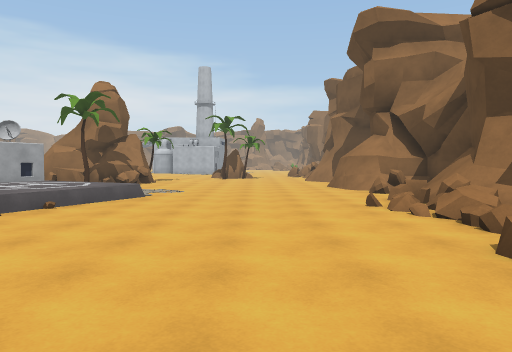
[1] (above)

24 first-person views from a walk through a Unity game level. The camera is 1.5 m above the floor, tilts 2° down and sees 70° across. The floor is counted in squares, 2 m on a side. Each view is taken from the middle of a square. On the plan, view 1 faces up. The plan holds only what a view shows up to about 11 squares ahead; the rest is blank. The place goes on beyond the plan. Some animated figures are left out.

[2]
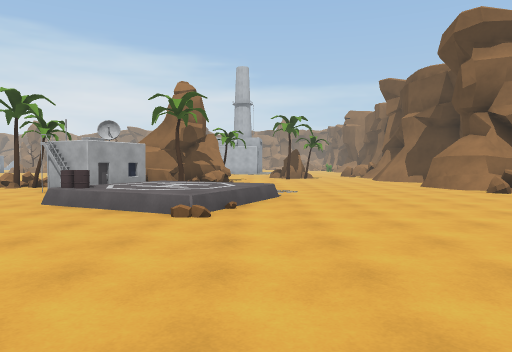

[3]
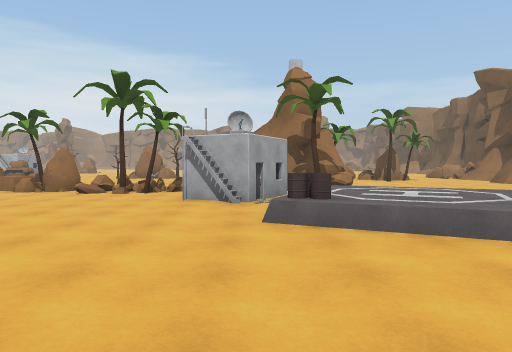

[4]
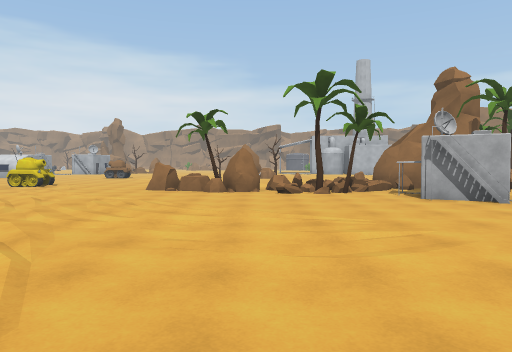

[5]
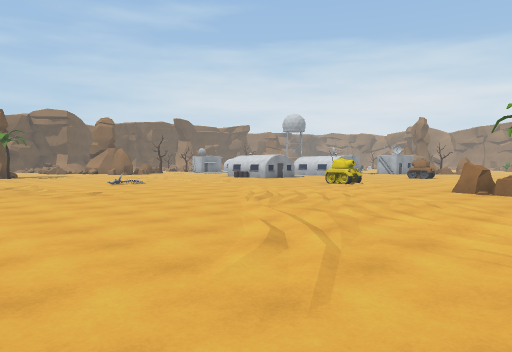

[6]
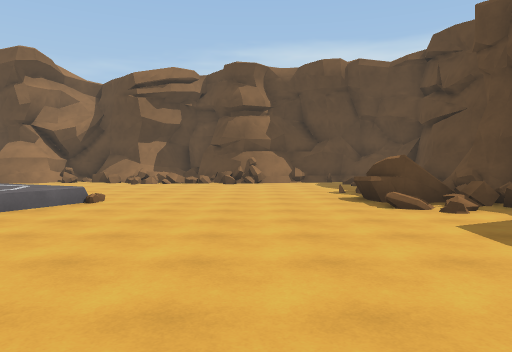

[7]
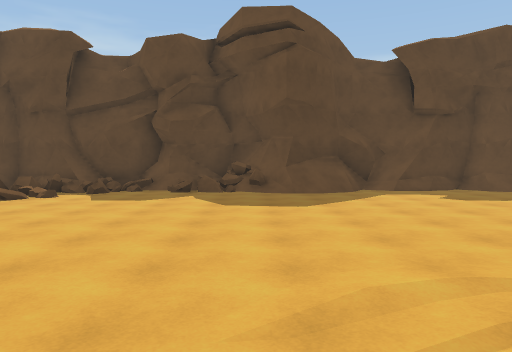

[8]
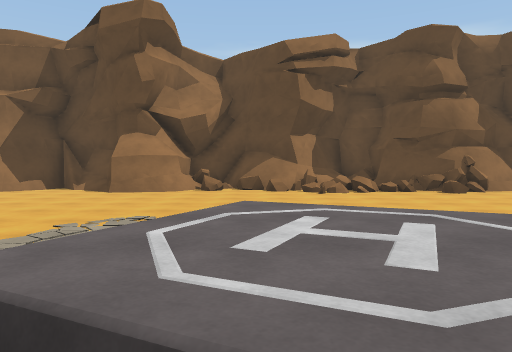

[9]
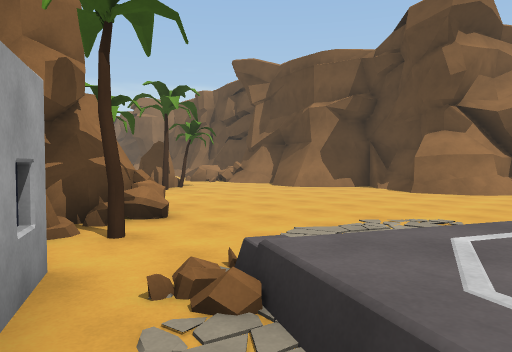

[10]
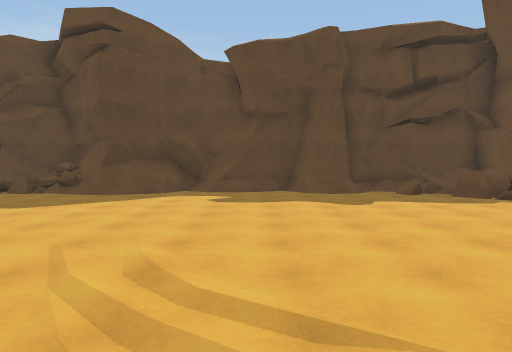

[11]
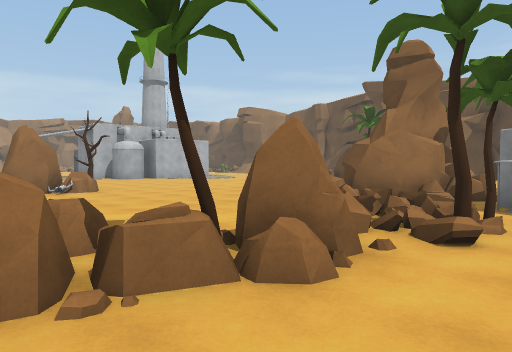

[12]
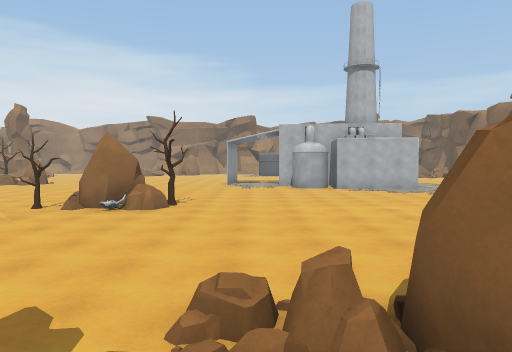

[13]
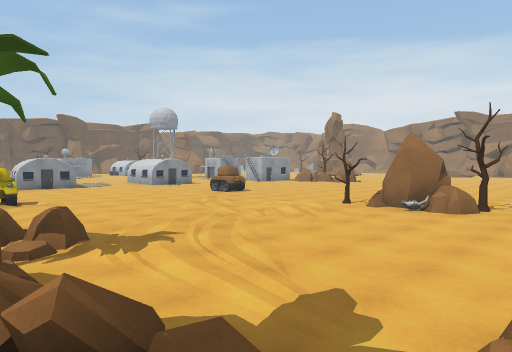

[14]
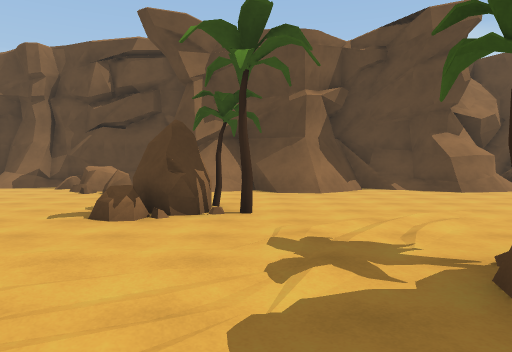

[15]
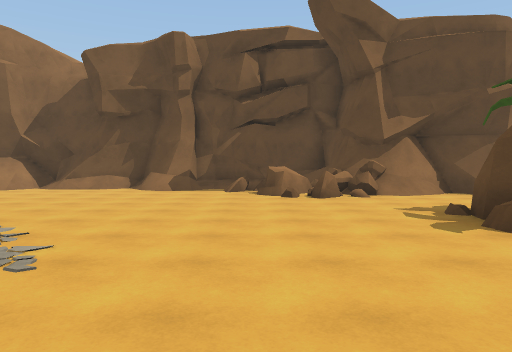

[16]
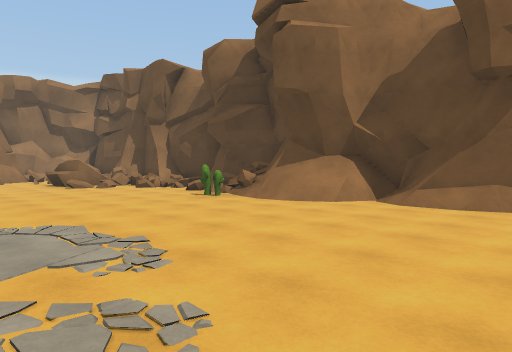

[17]
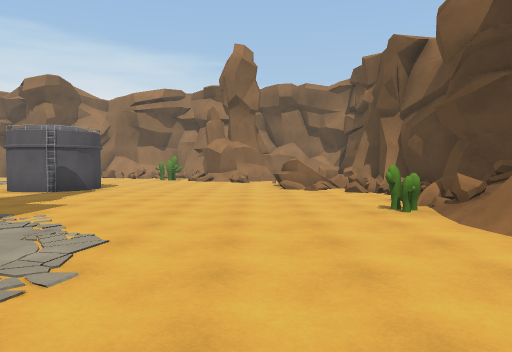

[18]
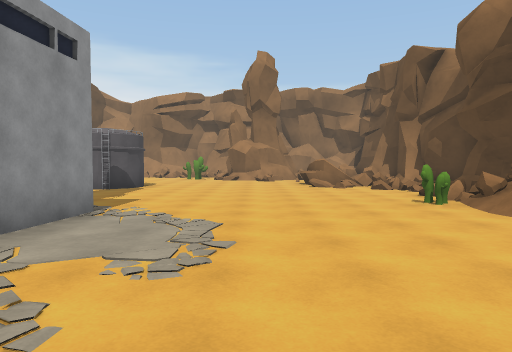

[19]
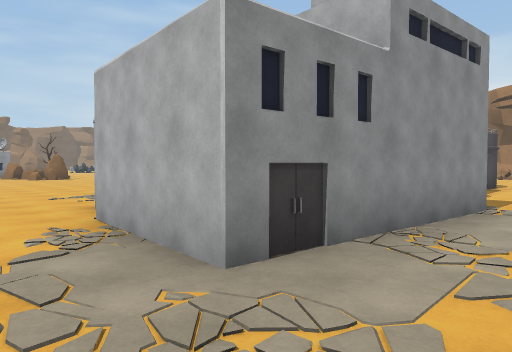

[20]
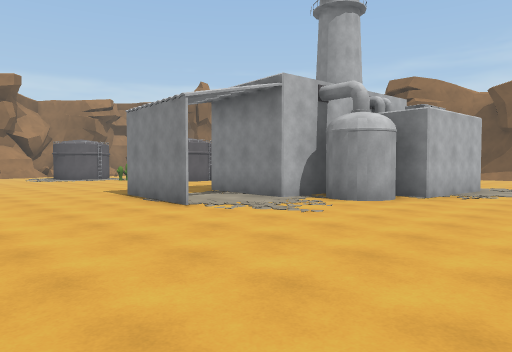

[21]
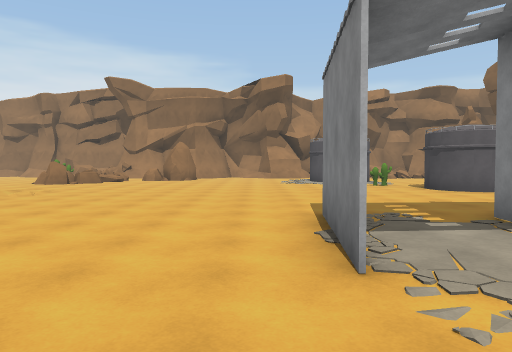

[22]
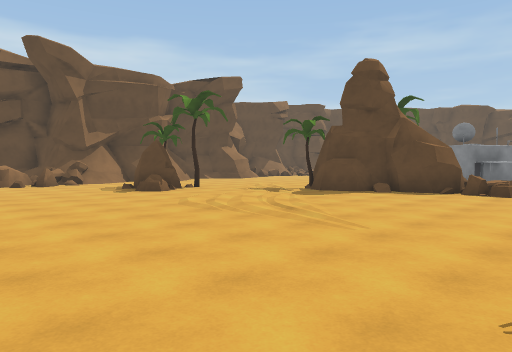

[23]
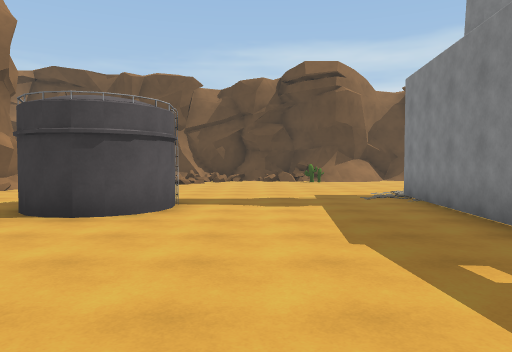

[24]
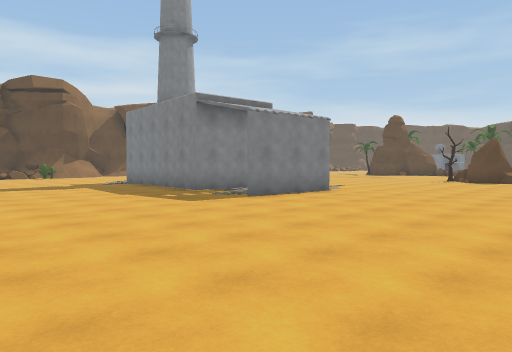

### Floor plan
Key: @ floor where view 1 was taken; # wall or solid block; x gap in a wall; . main floor; : floor 0.25 m higher than the main floor; + floor 0.5 m higher than the main floor; / step, stairs or slope; = window, fence, low wall or low ledge; ^ raised ledge; T tree; B building; R rock; A tank; C cactus.
Columns run from 24 left of view 1 to 6 right of it. Each row starts with its distance up from view 1.
 37       .......... .###.....##=#
 36       .............##......#=##
 35        .....................=##
 34        ....................../#
 33         ....................=##
 32          ..................CC=#
 31          .....#..##........./##
 30          .....#..#####....../#
 29          .....#.##   #....../##
 28           ......###  #......./#
 27           ...... ##  #.......##
 26           ........####.......#
 25           ...................#
 24           ...................#
 23         ... .................#
 22         ...  ..............==#
 21         ...RRT............=^=#
 20        ...TRRR............####
 19       ..../...........RR...##
 18      ....//............T.../#
 17     ...................T...##
 16    ........................##
 15    ...............##T......##
 14     .A..../....R#####.......#
 13      ....RR//=:=####^.......#
 12      .....RTR=//==^T.......##
 11      .........T.BB.........##
 10      ...........BB//......./#
  9    .............BB/+.......=#
  8   ................++++......##
  7  .................x+#=.....=##
  6 ................../==......==
  5 ....................=......x:
  4 ...........................##
  3     ......................=##
  2      ......................##
  1      ..................... /#
  0     ................=...@   #
 -1     =...............#  ..
 -2    #^=......//....#==
 -3   ^////#.##//#===#=######
 -4   ^#^##############    ##

Positions as (right, up) in squares from view 1, and headings:
1: (0, 0), facing up
2: (-3, 0), facing up
3: (-7, 2), facing up
4: (-12, 2), facing up
5: (-12, 2), facing up-left
6: (-11, 2), facing right
7: (-10, 7), facing down
8: (-7, 8), facing right
9: (-7, 8), facing up-right
10: (-15, 7), facing down
11: (-15, 10), facing up-right
12: (-9, 12), facing up
13: (-9, 12), facing up-left
14: (-7, 17), facing right
15: (-6, 22), facing right
16: (-2, 25), facing up-right
17: (1, 26), facing up
18: (0, 25), facing up
19: (-1, 24), facing up-left
20: (-14, 23), facing up-right
21: (-11, 26), facing up
22: (-11, 24), facing down-right
23: (-11, 34), facing right
24: (-16, 37), facing down-right
